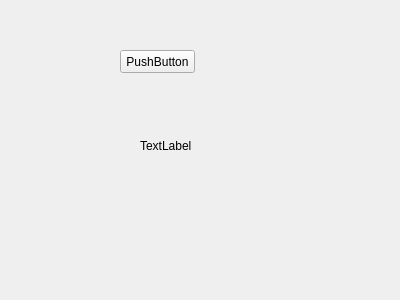
<?xml version="1.0" encoding="UTF-8"?>
<ui version="4.0">
 <class>Widget</class>
 <widget class="QWidget" name="Widget">
  <property name="geometry">
   <rect>
    <x>0</x>
    <y>0</y>
    <width>400</width>
    <height>300</height>
   </rect>
  </property>
  <property name="windowTitle">
   <string>Widget</string>
  </property>
  <widget class="QLabel" name="label">
   <property name="geometry">
    <rect>
     <x>140</x>
     <y>140</y>
     <width>54</width>
     <height>12</height>
    </rect>
   </property>
   <property name="text">
    <string>TextLabel</string>
   </property>
  </widget>
  <widget class="QPushButton" name="pushButton">
   <property name="geometry">
    <rect>
     <x>120</x>
     <y>50</y>
     <width>75</width>
     <height>23</height>
    </rect>
   </property>
   <property name="text">
    <string>PushButton</string>
   </property>
  </widget>
 </widget>
 <layoutdefault spacing="6" margin="11"/>
 <resources/>
 <connections/>
</ui>
